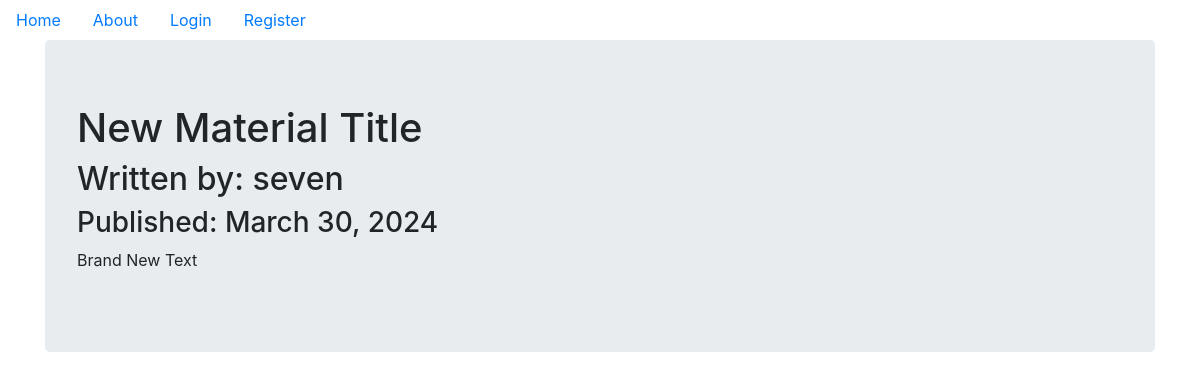
Screenshot of /1/view with the database file from the repository.
### website/models.py (models this page shows, shortened)
class BlogPost(db.Model):
    users = db.relationship(User, overlaps="author,posts")
    id = db.Column(db.Integer, primary_key=True)
    user_id = db.Column(
        db.Integer, db.ForeignKey("users.id"), nullable=False
    )  # we are calling the users table class, and the id attribute from the table class
    date = db.Column(db.DateTime, nullable=False, default=datetime.now(timezone.utc))
    title = db.Column(db.String(128), nullable=False)
    text = db.Column(db.Text, nullable=False)

class User(db.Model, UserMixin):
    __tablename__ = "users"
    id = db.Column(db.Integer, primary_key=True)
    profile_img = db.Column(
        db.String(64), nullable=False, default="default_profile.png"
    )
    email = db.Column(db.String(64), unique=True, index=True)
    username = db.Column(db.String(64), unique=True, index=True)
    password_hash = db.Column(db.String(128))
    posts = db.relationship("BlogPost", backref="author", lazy=True)

### website/blog_posts/views.py (the view)
@blog_posts.route("/<int:blog_post_id>/view")
def blog_post(blog_post_id):
    blog_post = BlogPost.query.get_or_404(blog_post_id)
    return render_template(
        "view_blog.html", title=blog_post.title, date=blog_post.date, post=blog_post
    )

### website/templates/view_blog.html (shortened to what this page needs)
{% extends 'base.html' %}
{% block content %}
    <div class="jumbotron">
        <h1>{{ title }}</h1>
        <h2>Written by: {{ post.author.username }}</h2>
        <h3>Published: {{ date.strftime("%B %d, %Y") }}</h3>
        <p>{{ post.text }}</p>
    </div>
{% endblock content %}

### rows the page displays
BlogPost: title "New Material Title", strftime "March 30, 2024", text "Brand New Text"
User: author.username "seven"
